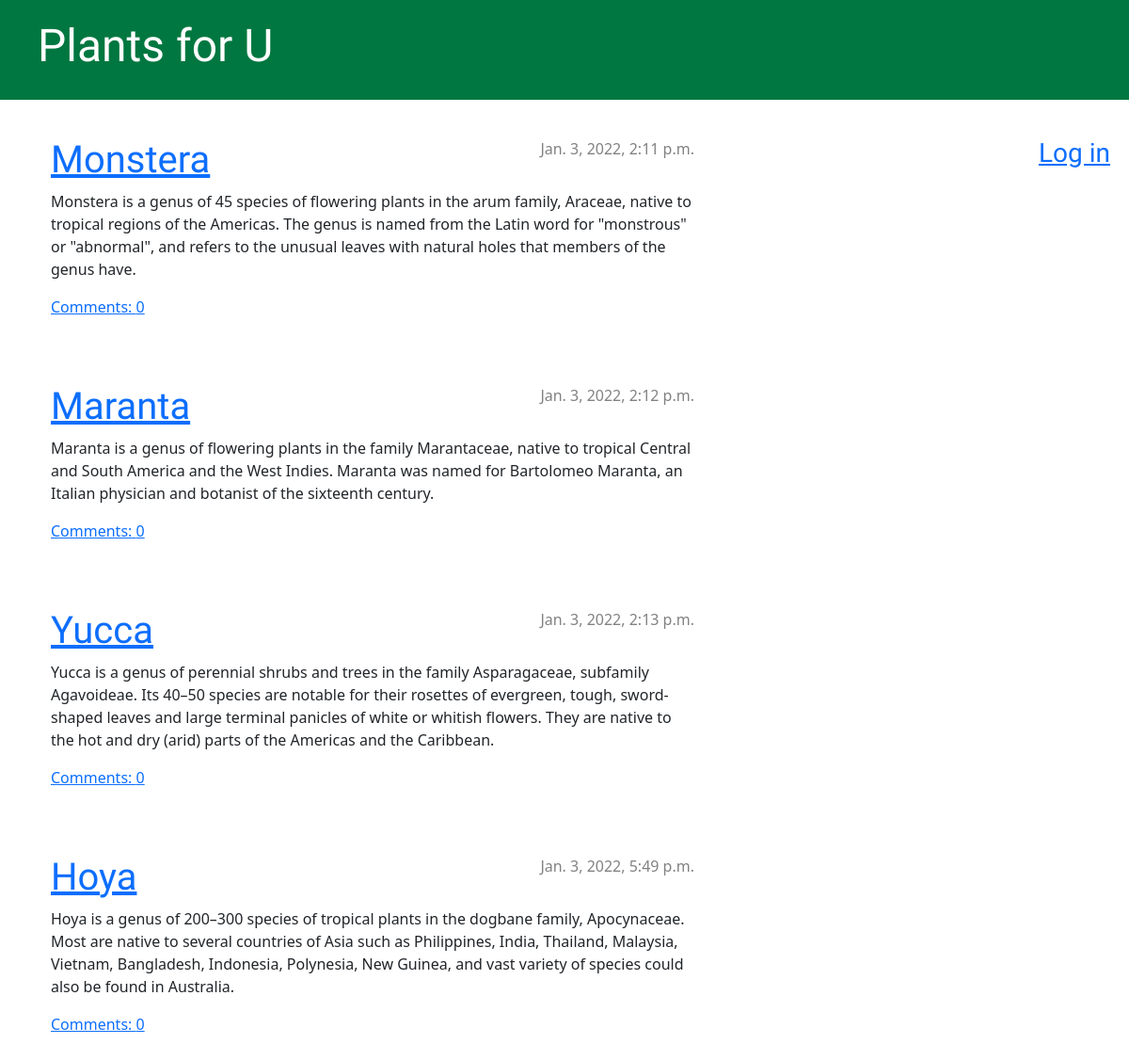
Before: / with the older database file.
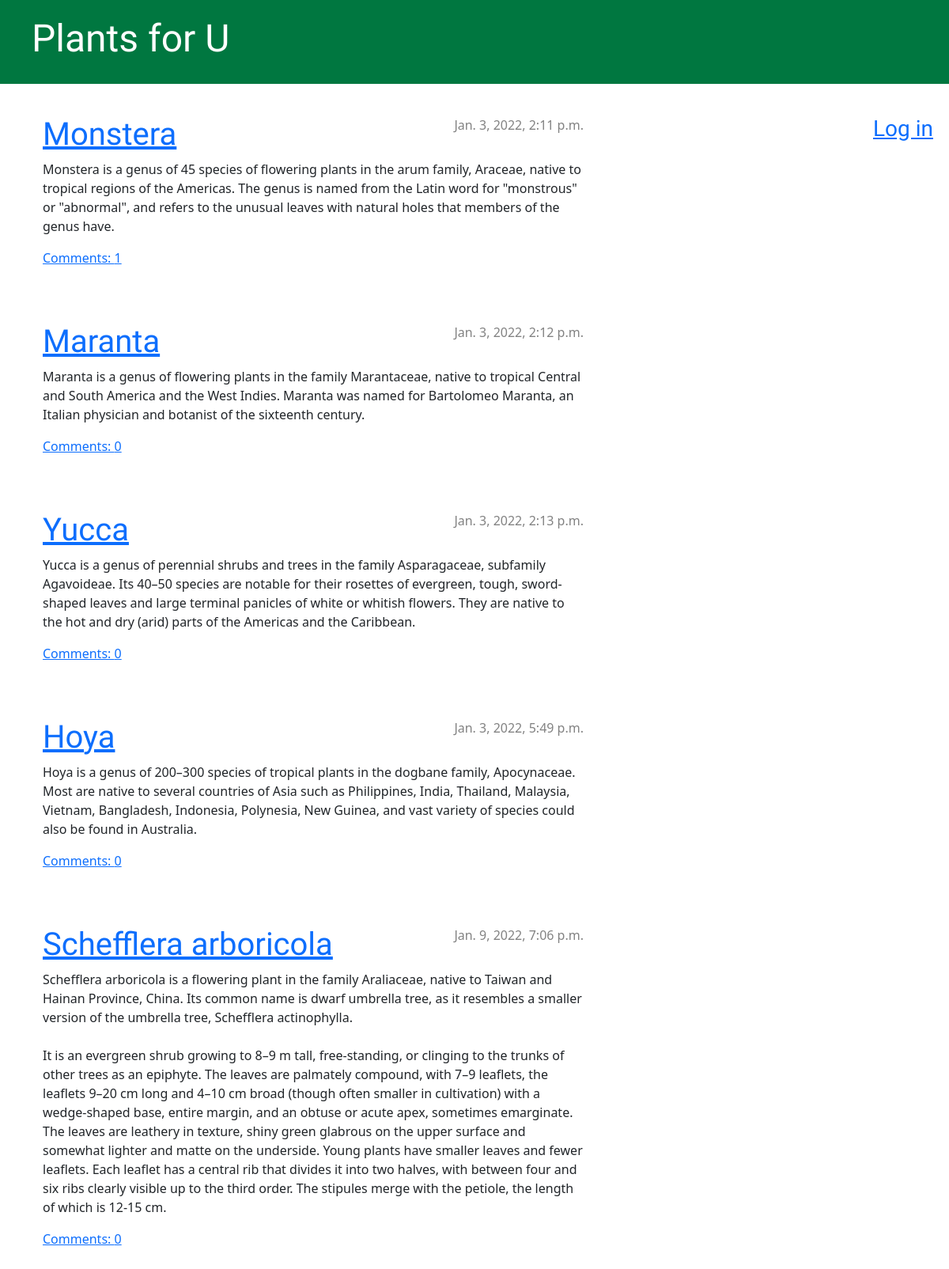
After: the same page with the newer database file.
### blog/models.py (models this page shows, shortened)
class Post(models.Model):
    author = models.ForeignKey(settings.AUTH_USER_MODEL, on_delete=models.CASCADE)
    title = models.CharField(max_length=200)
    text = models.TextField()
    created_date = models.DateTimeField(default=timezone.now)
    published_date = models.DateTimeField(blank=True, null=True)

### blog/views.py (the view)
# urls.py: path('', views.post_list, name='post_list'),
def post_list(request):
    posts = Post.objects.filter(published_date__lte=timezone.now()).order_by('published_date')
    return render(request, 'blog/post_list.html', {'posts': posts})

### blog/templates/blog/post_list.html
{% extends 'blog/base.html' %}
{% block content %}
    {% for post in posts %}
        <div class="post">
            <div class="date">
                {{ post.published_date }}
            </div>
            <h1><a href="{% url 'post_detail' pk=post.pk %}">{{ post.title }}</a></h1>
            <p>{{ post.text|linebreaksbr }}</p>
            <a href="{% url 'post_detail' pk=post.pk %}">Comments: {{ post.comments.count }}</a>
        </div>
    {% endfor %}
{% endblock content %}

Changed rows visible on the page:
computed for Post "Monstera": comments.count "0" → "1"
now on this page (row edited): Post: published_date "Jan. 9, 2022, 7:06 p.m.", title "Schefflera arboricola", text "Schefflera arboricola is a flowering plant in the family Araliaceae, native to Taiwan and Hainan Province, China. Its common name is dwarf umbrella tree, as it resembles a smaller version of the umbrella tree, Schefflera actinophylla. It is an evergreen shrub growing to 8–9 m tall, free-standing, or clinging to the trunks of other trees as an epiphyte. The leaves are palmately compound, with 7–9 leaflets, the leaflets 9–20 cm long and 4–10 cm broad (though often smaller in cultivation) with a wedge-shaped base, entire margin, and an obtuse or acute apex, sometimes emarginate. The leaves are leathery in texture, shiny green glabrous on the upper surface and somewhat lighter and matte on the…", comments.count "0"
